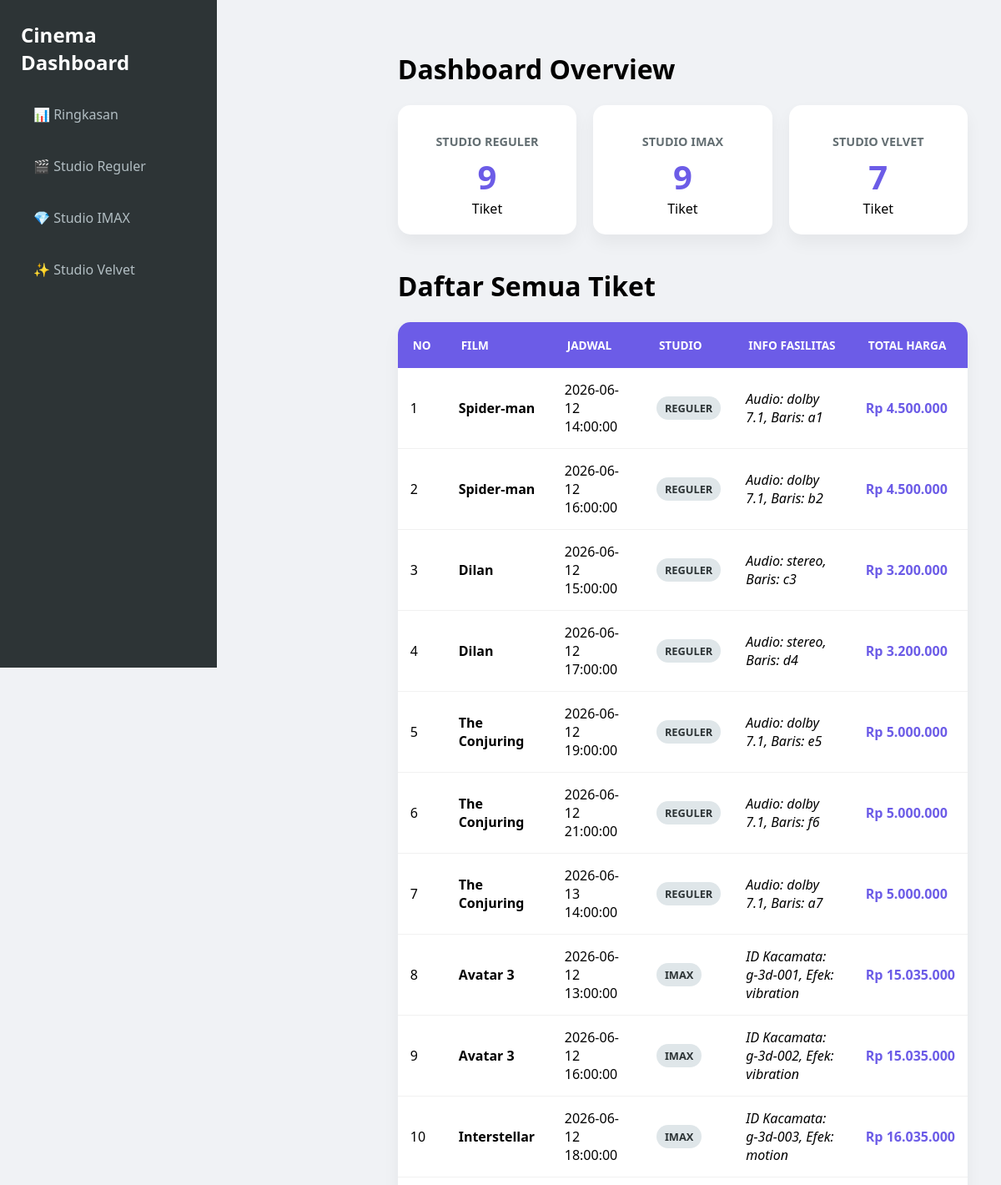
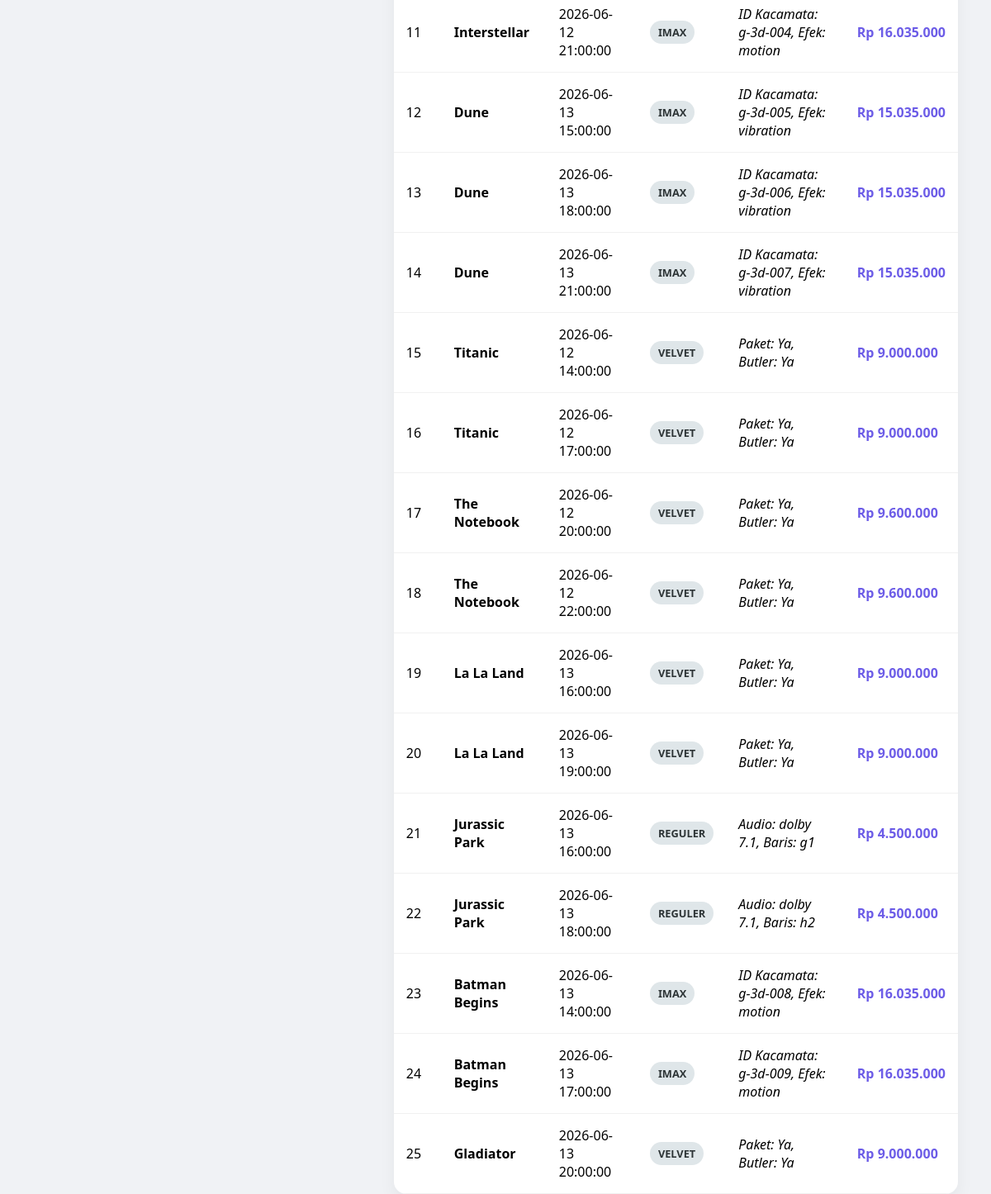
The page / on the database its author committed (2 pictures, top to bottom).
### tables this page shows
CREATE TABLE `tabel_tiket` (
  `id_tiket` int(11) NOT NULL,
  `nama_film` varchar(100) NOT NULL,
  `jadwal_tayang` datetime NOT NULL,
  `jumlah_kursi` int(11) NOT NULL,
  `harga_dasar_tiket` decimal(10,2) NOT NULL,
  `jenis_studio` enum('reguler','imax','velvet') NOT NULL,
  `tipe_audio` varchar(50) DEFAULT NULL,
  `lokasi_baris` varchar(10) DEFAULT NULL,
  `kacamata_3d_id` varchar(20) DEFAULT NULL,
  `efek_gerak_fitur` varchar(50) DEFAULT NULL,
  `bantal_selimut_pack` tinyint(1) DEFAULT NULL,
  `layanan_butler` tinyint(1) DEFAULT NULL
);

### tiketReguler.php (called while the page is built, shortened)
<?php
require_once 'tiket.php';
class tiketReguler extends tiket {
    private $tipeAudio;
    private $lokasiBaris;
    public function __construct($id, $film, $jadwal, $kursi, $harga, $audio, $baris) {
        $this->tipeAudio = $audio;
        $this->lokasiBaris = $baris;
    }
    public function hitungTotalHarga() {
        return $this->jumlah_kursi * $this->harga_dasar_tiket;
    }
    public function tampilkanInfoFasilitas() {
        return "Audio: {$this->tipeAudio}, Baris: {$this->lokasiBaris}";
    }
}

### tiket.php (called while the page is built, shortened)
<?php
abstract class tiket {
    public function __construct($id, $film, $jadwal, $kursi, $harga) {
        $this->jumlah_kursi = $kursi;
        $this->harga_dasar_tiket = $harga;
    }
}
?>

### tiketIMAX.php (called while the page is built, shortened)
<?php
require_once 'tiket.php';
class tiketImax extends tiket {
    private $kacamata3dId;
    private $efekGerakFitur;
    public function __construct($id, $film, $jadwal, $kursi, $harga, $id3d, $efek) {
        $this->kacamata3dId = $id3d;
        $this->efekGerakFitur = $efek;
    }
    public function hitungTotalHarga() {
        return ($this->jumlah_kursi * $this->harga_dasar_tiket) + 35000;
    }
    public function tampilkanInfoFasilitas() {
        return "ID Kacamata: {$this->kacamata3dId}, Efek: {$this->efekGerakFitur}";
    }
}

### tiketVelvet.php (called while the page is built, shortened)
<?php
require_once 'tiket.php';
class tiketVelvet extends tiket {
    private $bantalSelimutPack;
    private $layananButler;
    public function __construct($id, $film, $jadwal, $kursi, $harga, $pack, $butler) {
        $this->bantalSelimutPack = $pack;
        $this->layananButler = $butler;
    }
    public function hitungTotalHarga() {
        return ($this->jumlah_kursi * $this->harga_dasar_tiket) * 1.50;
    }
    public function tampilkanInfoFasilitas() {
        return "Paket: " . ($this->bantalSelimutPack ? "Ya" : "Tidak") . ", Butler: " . ($this->layananButler ? "Ya" : "Tidak");
    }
}

### index.php (the view, shortened to what this page needs)
<?php
require_once 'tiket.php';
require_once 'tiketReguler.php';
require_once 'tiketIMAX.php';
require_once 'tiketVelvet.php';
require_once 'koneksi.php';
$result = $conn->query("SELECT * FROM tabel_tiket");
$data = $result ? $result->fetch_all(MYSQLI_ASSOC) : [];
?>
<!DOCTYPE html>
<html lang="id">
<head>
</head>
<body>
<div class="sidebar">
    <h2>Cinema Dashboard</h2>
    <a href="?page=semua">📊 Ringkasan</a>
    <a href="?page=reguler">🎬 Studio Reguler</a>
    <a href="?page=imax">💎 Studio IMAX</a>
    <a href="?page=velvet">✨ Studio Velvet</a>
</div>
<div class="content">
    <?php
    $page = $_GET['page'] ?? 'semua';
    if ($page == 'semua') {
        echo "<h1>Dashboard Overview</h1>";
        echo "<div class='grid-summary'>";
        if (!empty($data)) {
            $counts = array_count_values(array_column($data, 'jenis_studio'));
            foreach ($counts as $s => $c) {
                echo "<div class='card'>";
                echo "<h3>Studio " . ucfirst($s) . "</h3>";
                echo "<p style='font-size:2.5rem; font-weight:bold; color:var(--primary); margin:0;'>$c</p><span>Tiket</span>";
                echo "</div>";
            }
        } else {
            echo "<div class='card'><h3>Data Kosong</h3><p>Belum ada data tiket.</p></div>";
        }
        echo "</div>";
        echo "<h1>Daftar Semua Tiket</h1>";
        echo "<table>";
        echo "<tr><th>No</th><th>Film</th><th>Jadwal</th><th>Studio</th><th>Info Fasilitas</th><th>Total Harga</th></tr>";
        $no = 1;
        if (!empty($data)) {
            foreach ($data as $row) {
                $class = 'tiket' . ucfirst(strtolower($row['jenis_studio']));
                if (class_exists($class)) {
                    if ($row['jenis_studio'] == 'reguler') {
                        $obj = new $class($row['id_tiket'], $row['nama_film'], $row['jadwal_tayang'], $row['jumlah_kursi'], $row['harga_dasar_tiket'], $row['tipe_audio'], $row['lokasi_baris']);
                    } elseif ($row['jenis_studio'] == 'imax') {
                        $obj = new $class($row['id_tiket'], $row['nama_film'], $row['jadwal_tayang'], $row['jumlah_kursi'], $row['harga_dasar_tiket'], $row['kacamata_3d_id'], $row['efek_gerak_fitur']);
                    } else {
                        $obj = new $class($row['id_tiket'], $row['nama_film'], $row['jadwal_tayang'], $row['jumlah_kursi'], $row['harga_dasar_tiket'], $row['bantal_selimut_pack'], $row['layanan_butler']);
                    }
                    echo "<tr>
                        <td>{$no}</td>
                        <td><strong>".ucwords($row['nama_film'])."</strong></td>
                        <td>{$row['jadwal_tayang']}</td>
                        <td><span class='badge'>{$row['jenis_studio']}</span></td>
                        <td><em>{$obj->tampilkanInfoFasilitas()}</em></td>
                        <td style='font-weight:bold; color:var(--primary); white-space:nowrap;'>Rp " . number_format($obj->hitungTotalHarga(), 0, ',', '.') . "</td>
                    </tr>";
                    $no++;
                }
            }
        } else {
            echo "<tr><td colspan='6' style='text-align:center;'>Tidak ada data ditemukan.</td></tr>";
        }
        echo "</table>";
    }
    ?>
</div>
</body>
</html>

### index.php (style rules this page uses)
:root { --primary: #6c5ce7; --bg: #f0f2f5; --card: #ffffff; }
body { font-family: 'Segoe UI', Tahoma, Geneva, Verdana, sans-serif; display: flex; margin: 0; background: var(--bg); }
.sidebar { width: 260px; background: #2d3436; height: 100vh; color: white; padding: 25px; position: fixed; box-sizing: border-box; }
.sidebar h2 { margin-top: 0; }
.sidebar a { display: block; color: #b2bec3; padding: 15px; text-decoration: none; border-radius: 8px; margin-bottom: 10px; transition: 0.3s; }
.content { margin-left: 260px; padding: 40px; width: calc(100% - 260px); box-sizing: border-box; }
.grid-summary { display: flex; gap: 20px; margin-bottom: 40px; }
.card { background: var(--card); padding: 20px; border-radius: 15px; flex: 1; text-align: center; box-shadow: 0 10px 20px rgba(0,0,0,0.05); }
.card h3 { text-transform: uppercase; color: #636e72; font-size: 0.9rem; margin-bottom: 5px; }
table { width: 100%; border-collapse: collapse; background: white; border-radius: 15px; overflow: hidden; box-shadow: 0 10px 20px rgba(0,0,0,0.05); margin-bottom: 30px; }
th { background: var(--primary); color: white; padding: 18px; text-transform: uppercase; font-size: 0.85rem; text-align: left; }
td { padding: 15px; border-bottom: 1px solid #f1f1f1; text-align: left; vertical-align: middle; }
.badge { display: inline-block; padding: 5px 10px; border-radius: 20px; font-size: 0.8rem; font-weight: bold; background: #dfe6e9; color: #2d3436; text-transform: uppercase; }

### rows shown on the page
tabel_tiket: nama_film "Spider-man", jadwal_tayang "2026-06-12 14:00:00", jenis_studio "REGULER", $obj->tampilkanInfoFasilitas() "Audio: dolby 7.1, Baris: a1", $obj->hitungTotalHarga() "4.500.000"
tabel_tiket: nama_film "Spider-man", jadwal_tayang "2026-06-12 16:00:00", jenis_studio "REGULER", $obj->tampilkanInfoFasilitas() "Audio: dolby 7.1, Baris: b2", $obj->hitungTotalHarga() "4.500.000"
tabel_tiket: nama_film "Dilan", jadwal_tayang "2026-06-12 15:00:00", jenis_studio "REGULER", $obj->tampilkanInfoFasilitas() "Audio: stereo, Baris: c3", $obj->hitungTotalHarga() "3.200.000"
tabel_tiket: nama_film "Dilan", jadwal_tayang "2026-06-12 17:00:00", jenis_studio "REGULER", $obj->tampilkanInfoFasilitas() "Audio: stereo, Baris: d4", $obj->hitungTotalHarga() "3.200.000"
tabel_tiket: nama_film "The Conjuring", jadwal_tayang "2026-06-12 19:00:00", jenis_studio "REGULER", $obj->tampilkanInfoFasilitas() "Audio: dolby 7.1, Baris: e5", $obj->hitungTotalHarga() "5.000.000"
tabel_tiket: nama_film "The Conjuring", jadwal_tayang "2026-06-12 21:00:00", jenis_studio "REGULER", $obj->tampilkanInfoFasilitas() "Audio: dolby 7.1, Baris: f6", $obj->hitungTotalHarga() "5.000.000"
tabel_tiket: nama_film "The Conjuring", jadwal_tayang "2026-06-13 14:00:00", jenis_studio "REGULER", $obj->tampilkanInfoFasilitas() "Audio: dolby 7.1, Baris: a7", $obj->hitungTotalHarga() "5.000.000"
tabel_tiket: nama_film "Avatar 3", jadwal_tayang "2026-06-12 13:00:00", jenis_studio "IMAX", $obj->tampilkanInfoFasilitas() "ID Kacamata: g-3d-001, Efek: vibration", $obj->hitungTotalHarga() "15.035.000"
tabel_tiket: nama_film "Avatar 3", jadwal_tayang "2026-06-12 16:00:00", jenis_studio "IMAX", $obj->tampilkanInfoFasilitas() "ID Kacamata: g-3d-002, Efek: vibration", $obj->hitungTotalHarga() "15.035.000"
tabel_tiket: nama_film "Interstellar", jadwal_tayang "2026-06-12 18:00:00", jenis_studio "IMAX", $obj->tampilkanInfoFasilitas() "ID Kacamata: g-3d-003, Efek: motion", $obj->hitungTotalHarga() "16.035.000"
tabel_tiket: nama_film "Interstellar", jadwal_tayang "2026-06-12 21:00:00", jenis_studio "IMAX", $obj->tampilkanInfoFasilitas() "ID Kacamata: g-3d-004, Efek: motion", $obj->hitungTotalHarga() "16.035.000"
tabel_tiket: nama_film "Dune", jadwal_tayang "2026-06-13 15:00:00", jenis_studio "IMAX", $obj->tampilkanInfoFasilitas() "ID Kacamata: g-3d-005, Efek: vibration", $obj->hitungTotalHarga() "15.035.000"
tabel_tiket: nama_film "Dune", jadwal_tayang "2026-06-13 18:00:00", jenis_studio "IMAX", $obj->tampilkanInfoFasilitas() "ID Kacamata: g-3d-006, Efek: vibration", $obj->hitungTotalHarga() "15.035.000"
tabel_tiket: nama_film "Dune", jadwal_tayang "2026-06-13 21:00:00", jenis_studio "IMAX", $obj->tampilkanInfoFasilitas() "ID Kacamata: g-3d-007, Efek: vibration", $obj->hitungTotalHarga() "15.035.000"
tabel_tiket: nama_film "Titanic", jadwal_tayang "2026-06-12 14:00:00", jenis_studio "VELVET", $obj->tampilkanInfoFasilitas() "Paket: Ya, Butler: Ya", $obj->hitungTotalHarga() "9.000.000"
tabel_tiket: nama_film "Titanic", jadwal_tayang "2026-06-12 17:00:00", jenis_studio "VELVET", $obj->tampilkanInfoFasilitas() "Paket: Ya, Butler: Ya", $obj->hitungTotalHarga() "9.000.000"
tabel_tiket: nama_film "The Notebook", jadwal_tayang "2026-06-12 20:00:00", jenis_studio "VELVET", $obj->tampilkanInfoFasilitas() "Paket: Ya, Butler: Ya", $obj->hitungTotalHarga() "9.600.000"
tabel_tiket: nama_film "The Notebook", jadwal_tayang "2026-06-12 22:00:00", jenis_studio "VELVET", $obj->tampilkanInfoFasilitas() "Paket: Ya, Butler: Ya", $obj->hitungTotalHarga() "9.600.000"
tabel_tiket: nama_film "La La Land", jadwal_tayang "2026-06-13 16:00:00", jenis_studio "VELVET", $obj->tampilkanInfoFasilitas() "Paket: Ya, Butler: Ya", $obj->hitungTotalHarga() "9.000.000"
tabel_tiket: nama_film "La La Land", jadwal_tayang "2026-06-13 19:00:00", jenis_studio "VELVET", $obj->tampilkanInfoFasilitas() "Paket: Ya, Butler: Ya", $obj->hitungTotalHarga() "9.000.000"
tabel_tiket: nama_film "Jurassic Park", jadwal_tayang "2026-06-13 16:00:00", jenis_studio "REGULER", $obj->tampilkanInfoFasilitas() "Audio: dolby 7.1, Baris: g1", $obj->hitungTotalHarga() "4.500.000"
tabel_tiket: nama_film "Jurassic Park", jadwal_tayang "2026-06-13 18:00:00", jenis_studio "REGULER", $obj->tampilkanInfoFasilitas() "Audio: dolby 7.1, Baris: h2", $obj->hitungTotalHarga() "4.500.000"
tabel_tiket: nama_film "Batman Begins", jadwal_tayang "2026-06-13 14:00:00", jenis_studio "IMAX", $obj->tampilkanInfoFasilitas() "ID Kacamata: g-3d-008, Efek: motion", $obj->hitungTotalHarga() "16.035.000"
tabel_tiket: nama_film "Batman Begins", jadwal_tayang "2026-06-13 17:00:00", jenis_studio "IMAX", $obj->tampilkanInfoFasilitas() "ID Kacamata: g-3d-009, Efek: motion", $obj->hitungTotalHarga() "16.035.000"
tabel_tiket: nama_film "Gladiator", jadwal_tayang "2026-06-13 20:00:00", jenis_studio "VELVET", $obj->tampilkanInfoFasilitas() "Paket: Ya, Butler: Ya", $obj->hitungTotalHarga() "9.000.000"

### other values the page prints
$s "REGULER"
$c "9"
$s "IMAX"
$s "VELVET"
$c "7"
